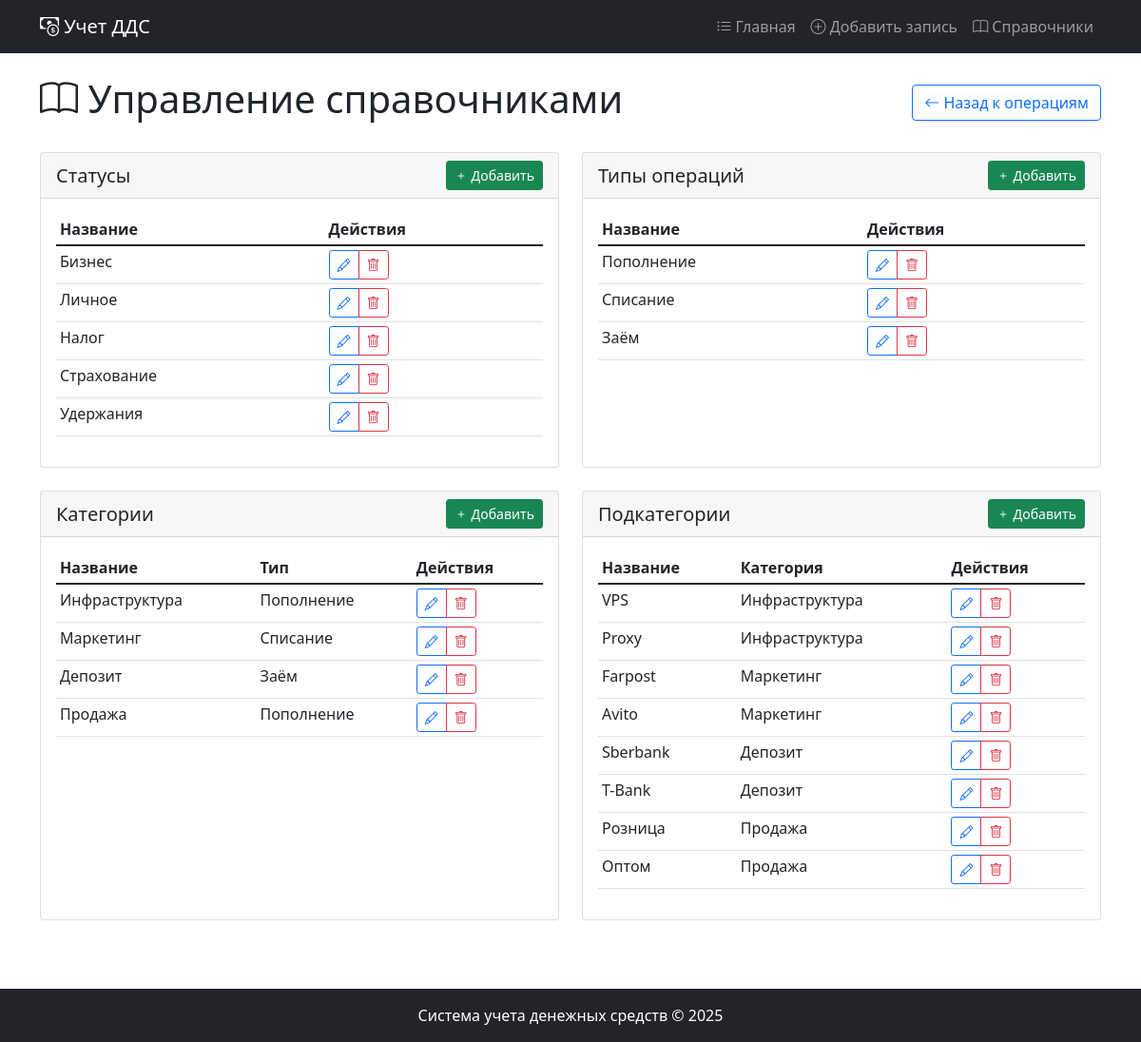
The app's page /reference-books/ with its own data.
### table/models.py (models this page shows, shortened)
class Status(models.Model):
    name = models.CharField(max_length=100, unique=True)

class TransactionType(models.Model):
    name = models.CharField(max_length=100, unique=True)
    def __str__(self):
        return self.name

class Category(models.Model):
    name = models.CharField(max_length=100)
    transaction_type = models.ForeignKey(TransactionType, on_delete=models.SET_NULL, null=True)
    class Meta:
        unique_together = ['name', 'transaction_type']
    def __str__(self):
        return f"{self.name}"

class Subcategory(models.Model):
    name = models.CharField(max_length=100)
    category = models.ForeignKey(Category, on_delete=models.SET_NULL, null=True)
    class Meta:
        unique_together = ['name', 'category']

### table/views.py (the view)
# urls.py: path('reference-books/', views.ReferenceBooksView.as_view(), name='reference_books'),
class ReferenceBooksView(TemplateView):
    template_name = 'reference_books.html'
    def get_context_data(self, **kwargs):
        context = super().get_context_data(**kwargs)
        context['statuses'] = Status.objects.all()
        context['transaction_types'] = TransactionType.objects.all()
        context['categories'] = Category.objects.all()
        context['subcategories'] = Subcategory.objects.all()
        return context

### table/templates/reference_books.html (shortened to what this page needs)
{% extends 'base.html' %}
{% block content %}
<div class="d-flex justify-content-between align-items-center mb-4">
    <h1><i class="bi bi-book"></i> Управление справочниками</h1>
    <a href="{% url 'transaction_list' %}" class="btn btn-outline-primary">
        <i class="bi bi-arrow-left"></i> Назад к операциям
    </a>
</div>
<div class="row">
    <div class="col-md-6 mb-4">
        <div class="card h-100">
            <div class="card-header d-flex justify-content-between align-items-center">
                <h5 class="mb-0">Статусы</h5>
                <button type="button" class="btn btn-sm btn-success" data-bs-toggle="modal" data-bs-target="#addStatusModal">
                    <i class="bi bi-plus"></i> Добавить
                </button>
            </div>
            <div class="card-body">
                {% if statuses %}
                <div class="table-responsive">
                    <table class="table table-sm">
                        <thead>
                            <tr>
                                <th>Название</th>
                                <th>Действия</th>
                            </tr>
                        </thead>
                        <tbody>
                            {% for status in statuses %}
                            <tr>
                                <td>{{ status.name }}</td>
                                <td>
                                    <div class="btn-group btn-group-sm">
                                        <button type="button" class="btn btn-outline-primary"
                                                data-bs-toggle="modal" data-bs-target="#editStatusModal{{ status.id }}">
                                            <i class="bi bi-pencil"></i>
                                        </button>
                                        <a href="{% url 'delete_status' status.id %}"
                                           class="btn btn-outline-danger"
                                           onclick="return confirm('Удалить статус «{{ status.name }}»?')">
                                            <i class="bi bi-trash"></i>
                                        </a>
                                    </div>
                                </td>
                            </tr>
                            {% endfor %}
                        </tbody>
                    </table>
                </div>
                {% else %}
                <p class="text-muted">Статусы не добавлены</p>
                {% endif %}
            </div>
        </div>
    </div>
    <div class="col-md-6 mb-4">
        <div class="card h-100">
            <div class="card-header d-flex justify-content-between align-items-center">
                <h5 class="mb-0">Типы операций</h5>
                <button type="button" class="btn btn-sm btn-success" data-bs-toggle="modal" data-bs-target="#addTypeModal">
                    <i class="bi bi-plus"></i> Добавить
                </button>
            </div>
            <div class="card-body">
                {% if transaction_types %}
                <div class="table-responsive">
                    <table class="table table-sm">
                        <thead>
                            <tr>
                                <th>Название</th>
                                <th>Действия</th>
                            </tr>
                        </thead>
                        <tbody>
                            {% for type in transaction_types %}
                            <tr>
                                <td>{{ type.name }}</td>
                                <td>
                                    <div class="btn-group btn-group-sm">
                                        <button type="button" class="btn btn-outline-primary"
                                                data-bs-toggle="modal" data-bs-target="#editTypeModal{{ type.id }}">
                                            <i class="bi bi-pencil"></i>
                                        </button>
                                        <a href="{% url 'delete_type' type.id %}"
                                           class="btn btn-outline-danger"
                                           onclick="return confirm('Удалить тип «{{ type.name }}»?')">
                                            <i class="bi bi-trash"></i>
                                        </a>
                                    </div>
                                </td>
                            </tr>
                            {% endfor %}
                        </tbody>
                    </table>
                </div>
                {% else %}
                <p class="text-muted">Типы операций не добавлены</p>
                {% endif %}
            </div>
        </div>
    </div>
    <div class="col-md-6 mb-4">
        <div class="card h-100">
            <div class="card-header d-flex justify-content-between align-items-center">
                <h5 class="mb-0">Категории</h5>
                <button type="button" class="btn btn-sm btn-success" data-bs-toggle="modal" data-bs-target="#addCategoryModal">
                    <i class="bi bi-plus"></i> Добавить
                </button>
            </div>
            <div class="card-body">
                {% if categories %}
                <div class="table-responsive">
                    <table class="table table-sm">
                        <thead>
                            <tr>
                                <th>Название</th>
                                <th>Тип</th>
                                <th>Действия</th>
                            </tr>
                        </thead>
                        <tbody>
                            {% for category in categories %}
                            <tr>
                                <td>{{ category.name }}</td>
                                <td>{{ category.transaction_type }}</td>
                                <td>
                                    <div class="btn-group btn-group-sm">
                                        <button type="button" class="btn btn-outline-primary"
                                                data-bs-toggle="modal" data-bs-target="#editCategoryModal{{ category.id }}">
                                            <i class="bi bi-pencil"></i>
                                        </button>
                                        <a href="{% url 'delete_category' category.id %}"
                                           class="btn btn-outline-danger"
                                           onclick="return confirm('Удалить категорию «{{ category.name }}»?')">
                                            <i class="bi bi-trash"></i>
                                        </a>
                                    </div>
                                </td>
                            </tr>
                            {% endfor %}
                        </tbody>
                    </table>
                </div>
                {% else %}
                <p class="text-muted">Категории не добавлены</p>
                {% endif %}
            </div>
        </div>
    </div>
    <div class="col-md-6 mb-4">
        <div class="card h-100">
            <div class="card-header d-flex justify-content-between align-items-center">
                <h5 class="mb-0">Подкатегории</h5>
                <button type="button" class="btn btn-sm btn-success" data-bs-toggle="modal" data-bs-target="#addSubcategoryModal">
                    <i class="bi bi-plus"></i> Добавить
                </button>
            </div>
            <div class="card-body">
                {% if subcategories %}
                <div class="table-responsive">
                    <table class="table table-sm">
                        <thead>
                            <tr>
                                <th>Название</th>
                                <th>Категория</th>
                                <th>Действия</th>
                            </tr>
                        </thead>
                        <tbody>
                            {% for subcategory in subcategories %}
                            <tr>
                                <td>{{ subcategory.name }}</td>
                                <td>{{ subcategory.category }}</td>
                                <td>
                                    <div class="btn-group btn-group-sm">
                                        <button type="button" class="btn btn-outline-primary"
                                                data-bs-toggle="modal" data-bs-target="#editSubcategoryModal{{ subcategory.id }}">
                                            <i class="bi bi-pencil"></i>
                                        </button>
                                        <a href="{% url 'delete_subcategory' subcategory.id %}"
                                           class="btn btn-outline-danger"
                                           onclick="return confirm('Удалить подкатегорию «{{ subcategory.name }}»?')">
                                            <i class="bi bi-trash"></i>
                                        </a>
                                    </div>
                                </td>
                            </tr>
                            {% endfor %}
                        </tbody>
                    </table>
                </div>
                {% else %}
                <p class="text-muted">Подкатегории не добавлены</p>
                {% endif %}
            </div>
        </div>
    </div>
</div>
{% endblock %}

### table/templates/base.html (shortened to what this page needs)
<!DOCTYPE html>
<html lang="ru">
<head>
    <link href="https://cdn.jsdelivr.net/npm/bootstrap@5.1.3/dist/css/bootstrap.min.css" rel="stylesheet">
    <link href="https://cdn.jsdelivr.net/npm/bootstrap-icons@1.7.2/font/bootstrap-icons.css" rel="stylesheet">
</head>
<body>
    <nav class="navbar navbar-expand-lg navbar-dark bg-dark">
        <div class="container">
            <a class="navbar-brand" href="{% url 'transaction_list' %}">
                <i class="bi bi-cash-coin"></i> Учет ДДС
            </a>
            <div class="collapse navbar-collapse" id="navbarNav">
                <ul class="navbar-nav ms-auto">
                    <li class="nav-item">
                        <a class="nav-link" href="{% url 'transaction_list' %}">
                            <i class="bi bi-list-ul"></i> Главная
                        </a>
                    </li>
                    <li class="nav-item">
                        <a class="nav-link" href="{% url 'transaction_create' %}">
                            <i class="bi bi-plus-circle"></i> Добавить запись
                        </a>
                    </li>
                    <li class="nav-item">
                        <a class="nav-link" href="{% url 'reference_books' %}">
                            <i class="bi bi-book"></i> Справочники
                        </a>
                    </li>
                </ul>
            </div>
        </div>
    </nav>
    <div class="container mt-4">
        {% block content %}
        {% endblock %}
    </div>
    <footer class="bg-dark text-white text-center py-3 mt-5">
        <div class="container">
            <p class="mb-0">Система учета денежных средств &copy; {% now "Y" %}</p>
        </div>
    </footer>
</body>
</html>

### records on screen
Status: name "Бизнес"
Status: name "Личное"
Status: name "Налог"
Status: name "Страхование"
Status: name "Удержания"
TransactionType: name "Пополнение"
TransactionType: name "Списание"
TransactionType: name "Заём"
Category: name "Инфраструктура", transaction_type "Пополнение"
Category: name "Маркетинг", transaction_type "Списание"
Category: name "Депозит", transaction_type "Заём"
Category: name "Продажа", transaction_type "Пополнение"
Subcategory: name "VPS", category "Инфраструктура"
Subcategory: name "Proxy", category "Инфраструктура"
Subcategory: name "Farpost", category "Маркетинг"
Subcategory: name "Avito", category "Маркетинг"
Subcategory: name "Sberbank", category "Депозит"
Subcategory: name "T-Bank", category "Депозит"
Subcategory: name "Розница", category "Продажа"
Subcategory: name "Оптом", category "Продажа"
